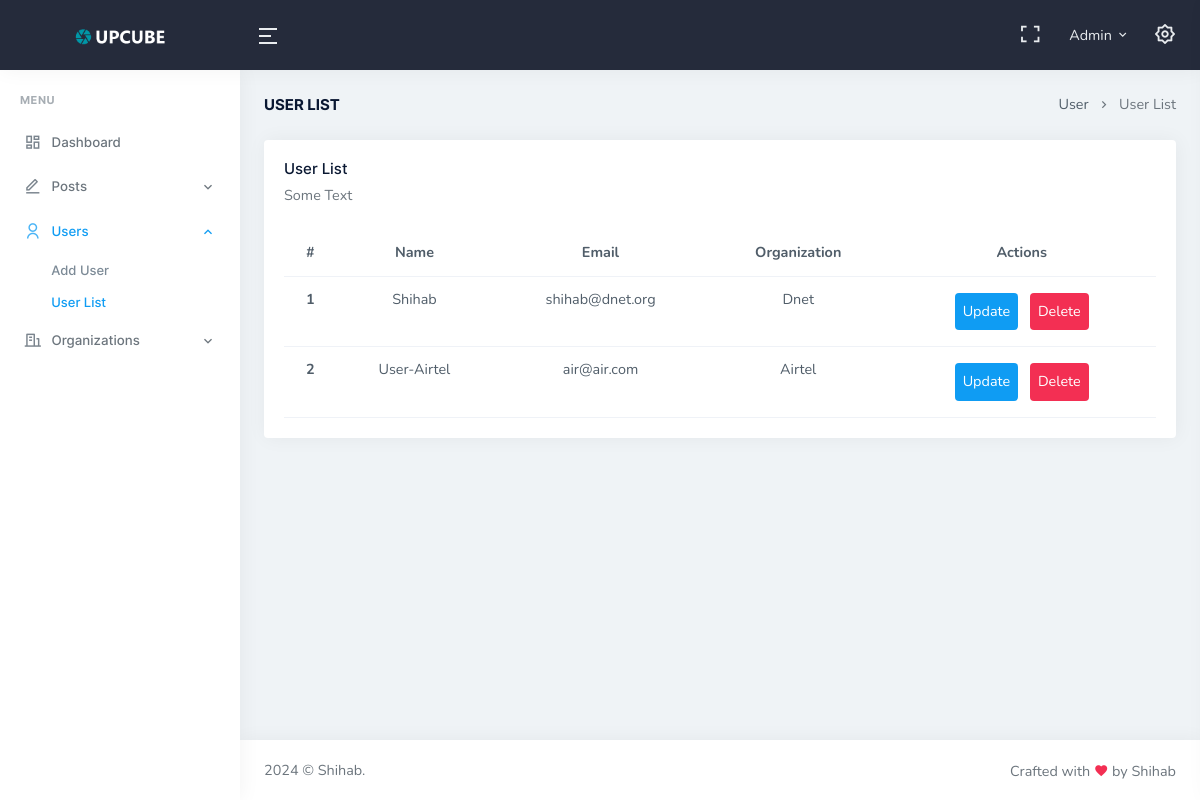
/user-list.php (signed in), run on an earlier commit of the app's database.
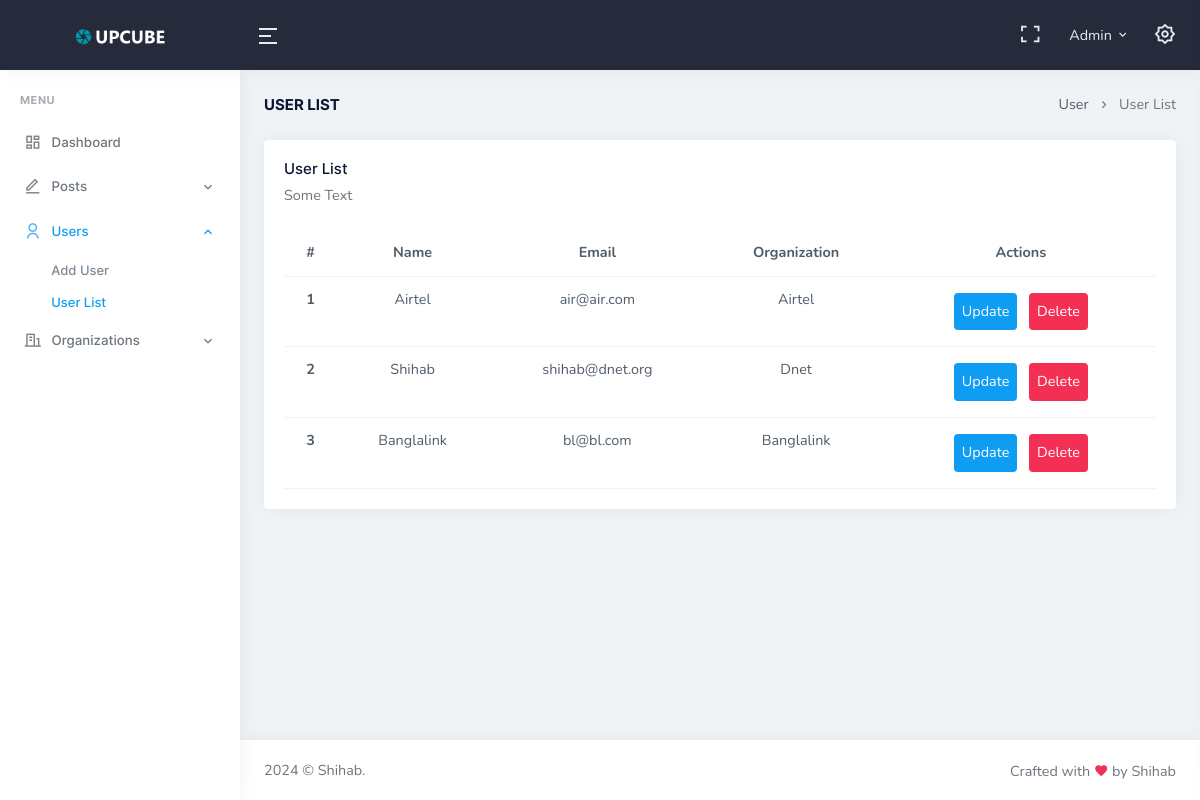
And on a later commit of the database.
### tables this page shows
CREATE TABLE `users` (
  `user_id` int(6) NOT NULL,
  `user_name` varchar(50) NOT NULL,
  `user_email` varchar(50) NOT NULL,
  `user_pass` varchar(255) NOT NULL,
  `user_org` varchar(50) NOT NULL,
  `user_active` int(11) NOT NULL DEFAULT 1,
  `created_at` datetime NOT NULL DEFAULT current_timestamp()
);

CREATE TABLE `organizations` (
  `org_id` int(6) NOT NULL,
  `org_name` varchar(50) NOT NULL,
  `org_address` varchar(50) NOT NULL,
  `created_at` datetime NOT NULL DEFAULT current_timestamp()
);

### includes/helper-func.php (called while the page is built, shortened)
<?php
function getOrgList($orgId, $conn) {
    if ($orgId == null) {
        $sql = "SELECT * FROM organizations";
        $result = mysqli_query($conn, $sql);
        return $result;
    }
    else {
        $sql = "SELECT org_name FROM organizations WHERE org_id = $orgId";
        $result = mysqli_query($conn, $sql);
        $row = mysqli_fetch_assoc($result);
        return $row['org_name'];
    }
}
function getUserList($userId, $conn) {
    if ($userId == null) {
        $sql = "SELECT * FROM users WHERE user_active = 1";
        $result = mysqli_query($conn, $sql);
        return $result;
    }
    else {
        $sql = "SELECT * FROM users WHERE user_id = $userId";
        $result = mysqli_query($conn, $sql);
        return $result;
    }
}

### user-list.php (the view, shortened to what this page needs)
<?php
include 'includes/header.php';
include 'includes/helper-func.php';
?>
<div class="container-fluid">
    <div class="row">
        <div class="col-12">
            <div class="page-title-box d-sm-flex align-items-center justify-content-between">
                <h4 class="mb-sm-0">User List</h4>
                <div class="page-title-right">
                    <ol class="breadcrumb m-0">
                        <li class="breadcrumb-item"><a href="javascript: void(0);">User</a></li>
                        <li class="breadcrumb-item active">User List</li>
                    </ol>
                </div>
            </div>
        </div>
    </div>
    <div class="row">
        <div class="col-12">
            <div class="card">
                <div class="card-body">
                    <h4 class="card-title">User List</h4>
                    <p class="card-title-desc">Some Text</p>
                    <?php
                        $userList =  getUserList(null, $conn);
                        if (mysqli_num_rows($userList) > 0) {
                            $count = 1;
                            echo "<div class='w-100 overflow-auto'> <table class='text-center table overflow-y-auto table-hover mb-0'>
                                <thead>
                                    <tr>
                                        <th>#</th>
                                        <th>Name</th>
                                        <th>Email</th>
                                        <th>Organization</th>
                                        <th>Actions</th>
                                    </tr>
                                </thead>";
                                while ($row = mysqli_fetch_assoc($userList)) {
                                    echo "<tr>
                                    <th>".$count."</th>
                                    <td>".$row ['user_name']."</td>
                                    <td>".$row ['user_email']."</td>
                                    <td>".getOrgList($row['user_org'],$conn)."</td>
                                    <td>
                                        <a class='d-inline-block bg-primary text-white p-2 m-1 rounded-2' href='update-post.php?userId=".$row ['user_id']."'>Update</a>
                                        <a class='d-inline-block bg-danger text-white p-2 m-1 rounded-2' href='".htmlspecialchars($_SERVER['PHP_SELF'])."?userId=".$row ['user_id']."'>Delete</a>
                                    </td>
                                </tr>";
                                $count++;
                                }
                            echo "</table> </div>";
                        }
                        else {
                            echo "<p class='text-center fs-4'>No users 😔</p>";
                        }
                    ?>
                </div>
            </div>
        </div>
    </div>
</div>
<?php
include 'includes/footer.php';
?>

### includes/header.php (shortened to what this page needs)
<!doctype html>
<html lang="en">
    <head>
        <link href="assets/libs/admin-resources/jquery.vectormap/jquery-jvectormap-1.2.2.css" rel="stylesheet" type="text/css" />
        <link href="assets/libs/datatables.net-bs4/css/dataTables.bootstrap4.min.css" rel="stylesheet" type="text/css" />
        <link href="assets/libs/datatables.net-responsive-bs4/css/responsive.bootstrap4.min.css" rel="stylesheet" type="text/css" />
        <link href="assets/css/bootstrap.min.css" id="bootstrap-style" rel="stylesheet" type="text/css" />
        <link href="assets/css/icons.min.css" rel="stylesheet" type="text/css" />
        <link href="assets/css/app.min.css" id="app-style" rel="stylesheet" type="text/css" />
        <link href="assets/css/style.css" id="app-style" rel="stylesheet" type="text/css" />
    </head>
    <body data-topbar="dark">
        <div id="layout-wrapper">
            <header id="page-topbar">
                <div class="navbar-header">
                    <div class="d-flex">
                        <div class="navbar-brand-box">
                            <a href="dashboard.php" class="logo logo-light">
                                <span class="logo-lg">
                                    <img src="assets/images/logo-light.png" alt="logo-light" height="20">
                                </span>
                            </a>
                        </div>
                        <button type="button" class="btn btn-sm px-3 font-size-24 header-item waves-effect" id="vertical-menu-btn">
                            <i class="ri-menu-2-line align-middle"></i>
                        </button>
                    </div>
                    <div class="d-flex">
                        <div class="dropdown d-none d-lg-inline-block ms-1">
                            <button type="button" class="btn header-item noti-icon waves-effect" data-toggle="fullscreen">
                                <i class="ri-fullscreen-line"></i>
                            </button>
                        </div>
                        <div class="dropdown d-inline-block user-dropdown">
                            <button type="button" class="btn header-item waves-effect" id="page-header-user-dropdown"
                                data-bs-toggle="dropdown" aria-haspopup="true" aria-expanded="false">
                                <span class="d-none d-xl-inline-block ms-1"> <?php echo $_SESSION['admin']?></span>
                                <i class="mdi mdi-chevron-down d-none d-xl-inline-block"></i>
                            </button>
                        </div>
                        <div class="dropdown d-inline-block">
                            <button type="button" class="btn header-item noti-icon right-bar-toggle waves-effect">
                                <i class="ri-settings-2-line"></i>
                            </button>
                        </div>
                    </div>
                </div>
            </header>
            <div class="vertical-menu">
                <div data-simplebar class="h-100">
                    <div id="sidebar-menu">
                        <ul class="metismenu list-unstyled" id="side-menu">
                            <li class="menu-title">Menu</li>
                            <li>
                                <a href="dashboard.php" class="waves-effect">
                                    <i class="ri-dashboard-line"></i>
                                    <span>Dashboard</span>
                                </a>
                            </li>
                            <li>
                                <a href="javascript: void(0);" class="has-arrow waves-effect">
                                    <i class="ri-edit-line"></i>
                                    <span>Posts</span>
                                </a>
                            </li>
                            <li>
                                <a href="javascript: void(0);" class="has-arrow waves-effect">
                                    <i class="ri-user-line"></i>
                                    <span>Users</span>
                                </a>
                                <ul class="sub-menu" aria-expanded="false">
                                    <li><a href="add-user.php">Add User</a></li>
                                    <li><a href="user-list.php">User List</a></li>
                                </ul>
                            </li>
                            <li>
                                <a href="javascript: void(0);" class="has-arrow waves-effect">
                                    <i class="ri-building-line"></i>
                                    <span>Organizations</span>
                                </a>
                            </li>
                        </ul>
                    </div>
                </div>
            </div>
<div class="main-content">
<div class="page-content">

### includes/footer.php (shortened to what this page needs)
</div>
    <footer class="footer">
        <div class="container-fluid">
            <div class="row">
                <div class="col-sm-6">
                    <script>document.write(new Date().getFullYear())</script> © Shihab.
                </div>
                <div class="col-sm-6">
                    <div class="text-sm-end d-none d-sm-block">
                        Crafted with <i class="mdi mdi-heart text-danger"></i> by Shihab
                    </div>
                </div>
            </div>
        </div>
    </footer>
</div>
</div>
    </body>
</html>

What changed in the data, as far as the page shows it:
removed users: user_name "User-Airtel", user_email "air@air.com", user_org.org_name "Airtel"
added users: user_name "Airtel", user_email "air@air.com", user_org.org_name "Airtel"
added users: user_name "Banglalink", user_email "bl@bl.com", user_org.org_name "Banglalink"
